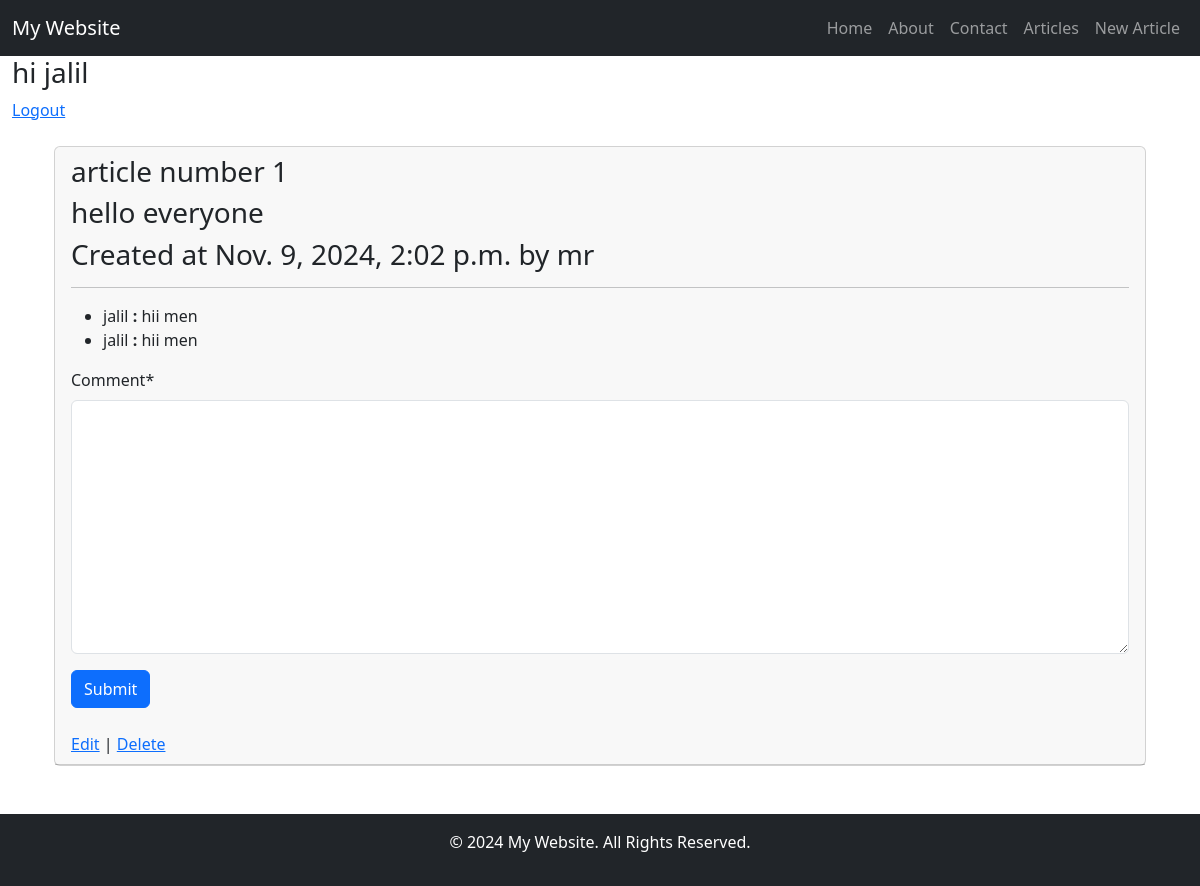
Screenshot of /articles/1/ (signed in) with the database file from the repository.
### accounts/models.py (models this page shows)
class CustomUser(AbstractUser):
    age = models.PositiveIntegerField(null=True, blank=True)

### articles/models.py (models this page shows, shortened)
class Article(models.Model):
    title = models.CharField(max_length=150)
    body = models.TextField()
    date = models.DateTimeField(auto_now_add=True)
    author = models.ForeignKey(get_user_model(), on_delete=models.CASCADE)

class Comment(models.Model):
    article = models.ForeignKey(Article,related_name='comments',on_delete=models.CASCADE)
    writer = models.ForeignKey(get_user_model(), on_delete=models.CASCADE)
    comment = models.TextField()

### articles/views.py (the view, shortened to what this page needs)
# urls.py: path('<int:pk>/', ArticleDetailView.as_view(), name='article_detail'),
class ArticleDetailView(FormMixin,DetailView):
    model = Article
    template_name = 'articles/article_detail.html'
    form_class = CommentForm
    def get_context_data(self, **kwargs):
        context = super(ArticleDetailView, self).get_context_data(**kwargs)
        context['form'] = CommentForm(initial={'article':self.object,'writer':self.request.user})
        return context

### articles/forms.py
class CommentForm(forms.ModelForm):
    class Meta:
        model = Comment
        fields = ['article', 'writer', 'comment']
        widgets = {
            'article': forms.HiddenInput(),
            'writer': forms.HiddenInput(),
        }

### templates/articles/article_detail.html (shortened to what this page needs)
{% extends 'base.html' %}
{% load crispy_forms_filters %}
{% load crispy_forms_tags %}
{% block content %}
	<div class="container">
        <div class="row">
            <div class="col">
                <div class="card">
                    <div class="card-header">
                        <h3>{{object.title}}</h3>
                        <h3>{{ object.body }}</h3>
                        <h3>Created at {{object.date}} by {{ object.author }}</h3> <hr>
                        <ul>
                            {% for comment in object.comments.all %}
                        	    <li> {{ comment.writer }} <b>:</b> {{ comment.comment }}     </li>
                            {% endfor %}
                        </ul>
                        <form action="" method="POST">
                            <div class="form-group">
                                {{ form|crispy }}
                                <button type="submit" class="btn btn-primary">Submit</button>
                                </div>
                         </form>
                        <br>
                        <a class="dj_map_wrapper" href="{% url 'article_edit' object.pk %}">Edit</a> |
                        <a class="dj_map_delete" href="{% url 'article_delete' object.pk %}">Delete</a>
                    </div>
                </div>
            </div>
        </div>
    </div>
{% endblock %}

### templates/base.html (shortened to what this page needs)
<!DOCTYPE html>
<html lang="en">
<head>
    <link href="https://cdn.jsdelivr.net/npm/bootstrap@5.3.0-alpha1/dist/css/bootstrap.min.css" rel="stylesheet">
</head>
<body>
    <nav class="navbar navbar-expand-lg navbar-dark bg-dark">
        <div class="container-fluid">
            <a class="navbar-brand" href="#">My Website</a>
            <div class="collapse navbar-collapse" id="navbarNav">
                <ul class="navbar-nav ms-auto">
                    <li class="nav-item">
                        <a class="nav-link" href="{% url 'home' %}">Home</a>
                    </li>
                    <li class="nav-item">
                        <a class="nav-link" href="">About</a>
                    </li>
                    <li class="nav-item">
                        <a class="nav-link" href="">Contact</a>
                    </li>
                    <li class="nav-item">
                        <a class="nav-link" href="{% url 'article_list' %}">Articles</a>
                    </li>
                    <li class="nav-item">
                        <a class="nav-link" href="{% url 'article_create' %}">New Article</a>
                    </li>
                </ul>
            </div>
        </div>
    </nav>
    <nav class="theme-icon-when-light">
        <div class="container-fluid">
            {% if user.is_authenticated %}
            	   <p class="h3">hi {{ user }}</p>
                 <a class="navbar-link" href="{% url 'custom_logout' %}">Logout</a>
            {% else %}
                 <a class="navbar-link" href="{% url 'login' %}">Login<span class="sr-only"></span></a>
                 <a class="navbar-link" href="{% url 'signup' %}">Signup <span class="sr-only"></span> </a>
            {% endif %}
        </div>
    </nav>
    <div class="container mt-4">
        {% block content %}{% endblock %}
    </div>
    <footer class="bg-dark text-white text-center py-3 mt-5">
        <p>&copy; 2024 My Website. All Rights Reserved.</p>
    </footer>
</body>
</html>

### rows the page displays
CustomUser: username "jalil"
Article: title "article number 1", body "hello everyone", date "Nov. 9, 2024, 2:02 p.m.", author "mr"
Comment: writer "jalil", comment "hii men"
Comment: writer "jalil", comment "hii men"
